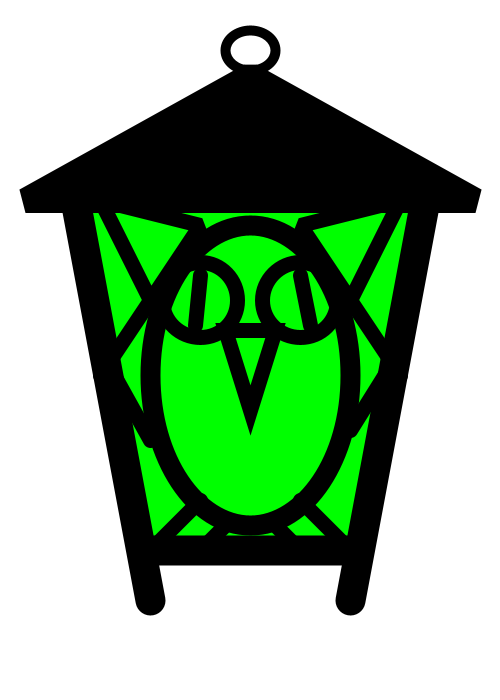
Frame 1 (no input)
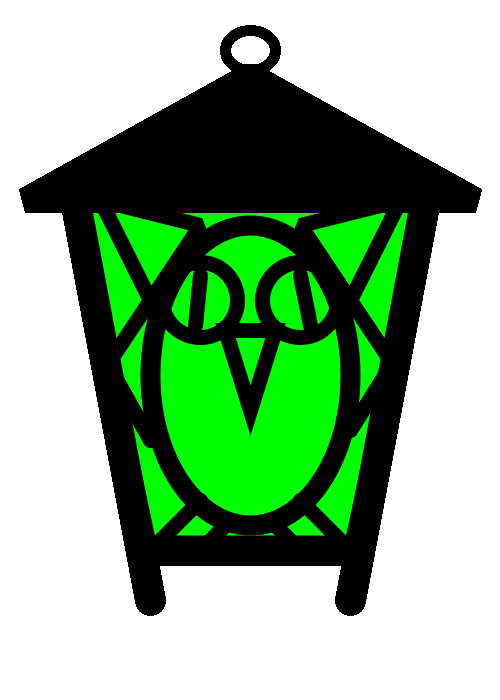
Frame 60 (the mouse pressed at the canvas centre just before this capture)
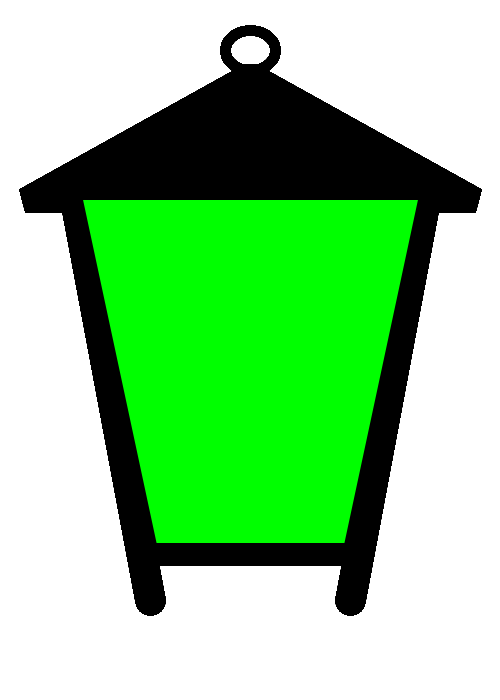
Frame 120 (the mouse held since frame 60 and released just before this capture)

The Processing sketch that drew these frames (run headless with seeded random() and noise(); from frame 60 on, the mouse is pressed at the canvas centre):

// Processing sketch: processing_50424
// ── processing_50424.pde

/*
*Assignment # 1
*Nancy Toure
*ntoure@brynmawr.edu
*CS 110 Section 2
*Submitted: 1/25/2012
This program contains the code instructions for creating 
a Bryn Mawr latern. Most of the codes I used were ellipses,
lines, and triangles. The latern is representing the green latern
that is for freshmen. The owl in the middle of the latern is the 
mascot of Bryn Mawr. This program was very diffucult to make
because I had to get use to using graph paper and making a scale
that would be easy for me to create the latern with.
*/


void setup () {
 size(500, 700);
 background(255);
}

void draw (){
 
 
 //glass pane behind owl
fill(0, 255, 0);
 beginShape();
 vertex(75, 200);
 vertex(150, 550);
 vertex(350, 550);
 vertex(425, 200);
 endShape();
 
 //top of latern
 stroke(0);
 strokeWeight(10);
 noFill();
 ellipse(250, 50, 50, 40);
 
 
 //part of latern
 stroke(0);
 strokeWeight(25);
 strokeJoin(BEVEL);
 fill(0);
 triangle(250, 75, 25, 200, 475, 200);
 

//exterior of latern
fill(255);
strokeWeight(30);
smooth();
line(75, 200, 150, 600);
line(350, 600, 425, 200);
line(150, 550, 350, 550);

//owls body
stroke(0);
strokeWeight(20);
strokeJoin(BEVEL);
noFill();
ellipse(250, 375, 200, 300);

//ears of owl
stroke(0);
strokeWeight(15);
strokeJoin(BEVEL);
noFill();
triangle(100, 200, 150, 300, 200, 225);


//ears of owl
stroke(0);
strokeWeight(15);
strokeJoin(BEVEL);
noFill();
triangle(400, 200, 300, 225, 350 , 300);  

//eyes of owl
stroke(0);
strokeWeight(15);
ellipse(200, 300, 75, 75);
ellipse(300, 300, 75, 75);

//eyes of owl
stroke(0);
strokeWeight(15);
line(200, 275, 195, 325);

//eyes of owl
stroke(0);
strokeWeight(15);
line(300, 275, 310, 325);


//nose of owl
stroke(0);
strokeWeight(15);
strokeJoin(MITER);
triangle(275, 330, 225, 330, 250, 410);

//wings of owl
stroke(0);
strokeWeight(15);
line(150, 300, 100, 375);
line(100, 350, 150, 440);

//wings of owl
stroke(0);
strokeWeight(15);
line(350, 300, 400, 375);
line(400, 350, 350, 430);

//legs of owl
stroke(0);
strokeWeight(15);
line(200, 500, 150, 550);
line(225 ,525, 200, 550);


//legs of owl
stroke(0);
strokeWeight(15);
line(275, 525, 300, 550);
line(300, 500, 350, 550);

if (mousePressed){
   //glass pane behind owl
fill(0, 255, 0);
 beginShape();
 vertex(75, 200);
 vertex(150, 550);
 vertex(350, 550);
 vertex(425, 200);
 endShape();
  
  
}
  
}
